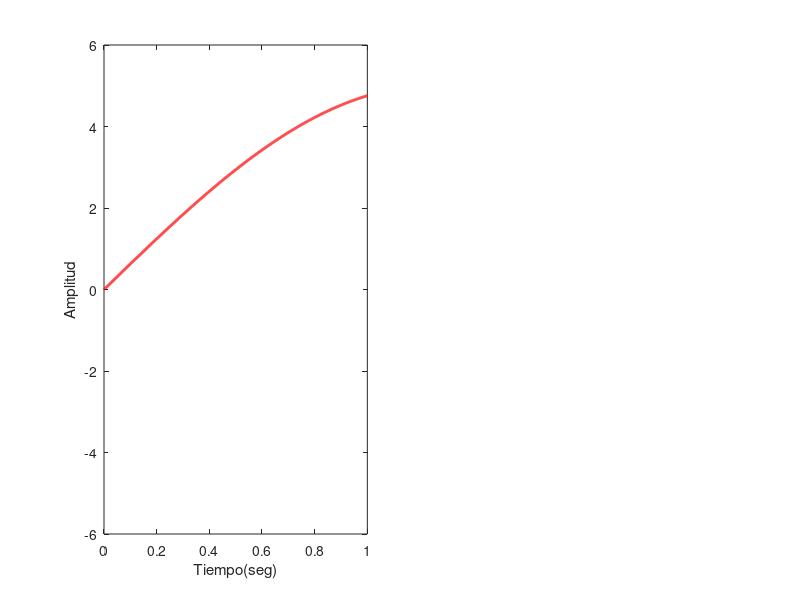

MATLAB code for this plot: (Note: this script raises an error after producing the figure.)
frecuencia_m = 1000;   %frecuencia de muestreo
s = 1;               %tiempo de frecuencia
periodo=input('introduzca el periodo \n');
amplitud=input('introduzca la amplitud \n');
tasa_bits=input('introduzca la tasa de bits de bits \n');
hz= 1/periodo;               %frecuencia de la onda //valor a cambiar
t=(0:1/frecuencia_m:s);

figure('Position',[200,300,1000,300]);

sen= sin(2*pi*hz*t)*amplitud; %onda analogica
subplot(1,2,1)
plot(t,sen,'r','LineWidth',2)
axis([0 s (-1*amplitud)-1 amplitud+1])
xlabel('Tiempo(seg)')
ylabel('Amplitud')
title(hz+" periodos en 1 seg"+ ' \rightarrow ' + "frecuencia = "+hz+" Hz")


sq=square(pi*tasa_bits*t)/2+1/2; %onda digital
subplot(1,2,2); 
plot(t,sq,'LineWidth',2.5)
axis([0 s -0.1 1.1])
xlabel('Tiempo(seg)')
ylabel('Amplitud')
title("1 seg = "+ tasa_bits+" intervalos de bit"+'\rightarrow' +"Taza de bits: "+tasa_bits+" bps");